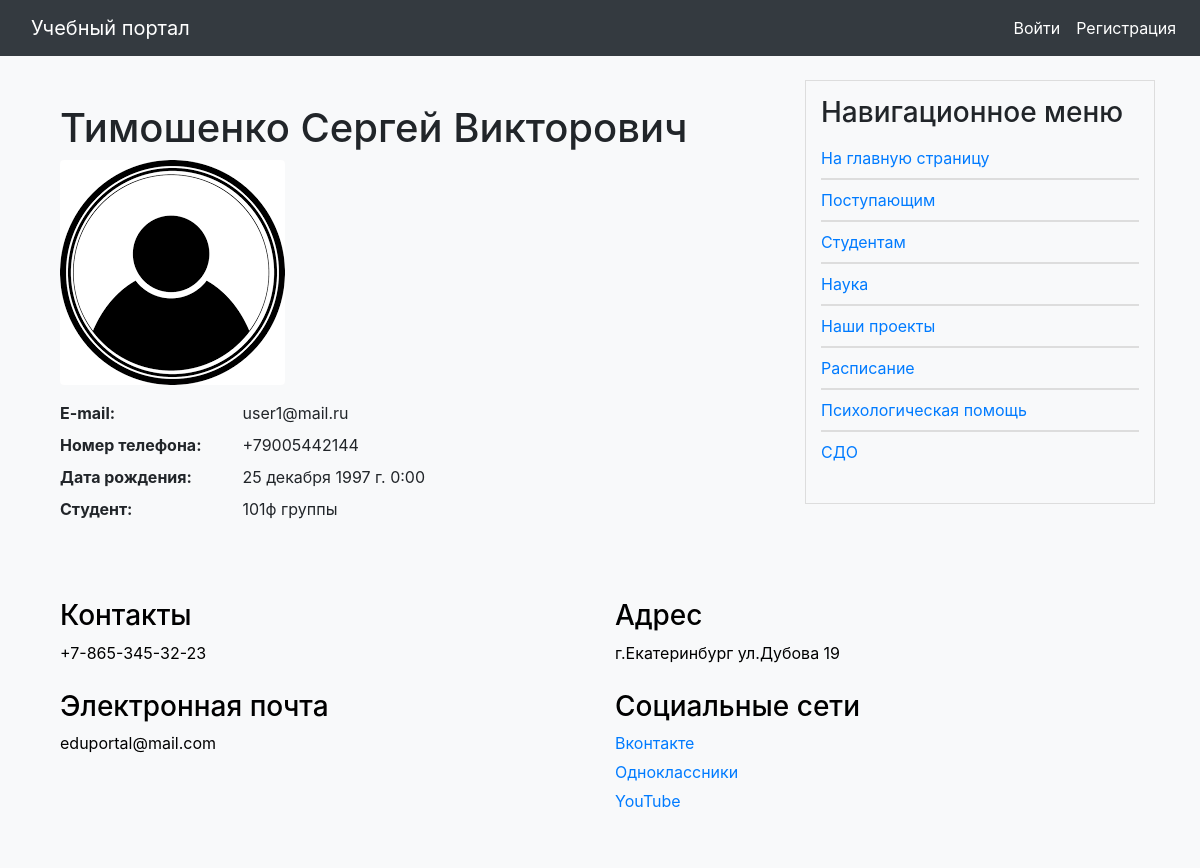
Page /users/profile_user/11 on the committed database.
### users/models.py (models this page shows, shortened)
class User(AbstractUser):
    class Status(models.IntegerChoices):
        NO_CURATOR = 0, 'Не куратор'
        CURATOR = 1, 'Куратор'
    surname = models.CharField(max_length=255, blank=True, verbose_name='Отчество')
    photo = models.ImageField(upload_to="users/%Y/%m/%d/", blank=True, null=True, verbose_name="Фотография")
    date_birth = models.DateTimeField(blank=True, verbose_name="Дата рождения")
    cat_user = models.ForeignKey('CategoryUser', on_delete=models.PROTECT, related_name='users',
                                 default=None, null=True, verbose_name='Категория пользователя')
    group_stud = models.ForeignKey('GroupStudents', blank=True, related_name='groups',
                                   verbose_name='Группа пользователя', on_delete=models.PROTECT, default=None,
                                   null=True)
    phone_number = models.CharField(max_length=100, unique=True, blank=True, verbose_name='Номер телефона')
    courses = models.ManyToManyField('education.Courses', related_name='course_teacher',
                                     verbose_name='Курсы преподавателя', null=True, blank=True)
    is_curator = models.BooleanField(choices=tuple(map(lambda x: (bool(x[0]), x[1]), Status.choices)),
                                     default=Status.NO_CURATOR, verbose_name="Статус кураторства")
    def get_full_name(self):
        return str(self.last_name + ' ' + self.first_name + ' ' + self.surname)

class CategoryUser(models.Model):
    class Meta:
        verbose_name = 'Категория пользователя'
        verbose_name_plural = 'Категории пользователей'
    title = models.CharField(max_length=100, verbose_name='Название')
    def __str__(self):
        return self.title

class GroupStudents(models.Model):
    class Meta:
        verbose_name = 'Группы студентов'
        verbose_name_plural = 'Группа студентов'
    group = models.CharField(max_length=100, db_index=True, verbose_name='Группа')
    courses = models.ManyToManyField('education.Courses', related_name='groups_related', verbose_name='Курсы')
    slug = models.SlugField(max_length=100, unique=True, db_index=True, verbose_name='Slug')
    curator = models.ForeignKey('User', blank=True, related_name='curator', verbose_name='Куратор группы',
                                on_delete=models.SET_NULL, default=None, null=True)
    members = models.ManyToManyField('User', related_name='group_members', verbose_name='Участники группы')
    def __str__(self):
        return self.group

### portal/models.py (models this page shows, shortened)
class ShowInfo(models.Model):
    class Meta:
        verbose_name = 'Основная информация'
        verbose_name_plural = 'Основная информация'
    title = models.CharField(max_length=255, verbose_name='Заголовок')
    slug = models.SlugField(max_length=255, unique=True, db_index=True, verbose_name='Slug')
    photo = models.ImageField(upload_to='photos/info', default=None,
                              blank=True, null=True, verbose_name='Фото')
    file = models.FileField(upload_to='file/%Y/%m/%d/', default=None,
                            blank=True, null=True, verbose_name='Файлы')
    content = models.TextField(blank=True, verbose_name='Текст статьи')
    def get_absolute_url(self):
        return reverse('show_info', kwargs={'info_slug': self.slug})

### users/views.py (the view)
# urls.py: path('profile_user/<int:user_id>', views.ProfileUsersView.as_view(), name='profile_user')
class ProfileUsersView(DetailView):
    model = User
    template_name = 'users/user_profile.html'
    pk_url_kwarg = 'user_id'
    context_object_name = 'profile_user'
    def get_context_data(self, **kwargs):
        context = super().get_context_data(**kwargs)
        context['title'] = 'Профиль пользователя'
        context['default_image'] = settings.DEFAULT_USER_IMAGE
        return context
    def get_object(self, queryset=None):
        return get_object_or_404(User, pk=self.kwargs[self.pk_url_kwarg])

### portal/context_processors.py (called while the page is built)
def get_portal_context(request):
    navigate = ShowInfo.objects.all()
    return {'navigate': navigate}

### users/templates/users/user_profile.html
{% extends 'base.html' %}
{% block content %}
<div class="container mt-4">
    <h1>{{profile_user.get_full_name}}</h1>
    {% if profile_user.photo %}
        <img src="{{ profile_user.photo.url }}" class="img-fluid rounded mb-3" alt="Профильное фото">
    {% else %}
        <img src="{{ default_image }}" class="img-fluid rounded mb-3" alt="Профильное фото">
    {% endif %}
    <dl class="row">
        <dt class="col-sm-3">E-mail:</dt>
        <dd class="col-sm-9">{{ profile_user.email }}</dd>
        <dt class="col-sm-3">Номер телефона:</dt>
        <dd class="col-sm-9">{{ profile_user.phone_number }}</dd>
        <dt class="col-sm-3">Дата рождения:</dt>
        <dd class="col-sm-9">{{ profile_user.date_birth }}</dd>
        {% if profile_user.cat_user_id == 1 %}
            <dt class="col-sm-3">{{ profile_user.cat_user }}:</dt>
            <dd class="col-sm-9">{{ profile_user.group_stud }} группы</dd>
        {% else %}
            <dt class="col-sm-3">Статус:</dt>
            <dd class="col-sm-9">{{ profile_user.cat_user }}</dd>
        {% endif %}
    </dl>
</div>
{% endblock %}

### templates/base.html (shortened to what this page needs)
{% load static %}
<!DOCTYPE html>
<html lang="en">
<head>
    <link rel="stylesheet" href="https://stackpath.bootstrapcdn.com/bootstrap/4.3.1/css/bootstrap.min.css">
    <link rel="stylesheet" href="https://cdn.jsdelivr.net/npm/bootstrap-icons@1.10.5/font/bootstrap-icons.css">
    <link type="text/css" href="{% static 'portal/css/styles.css' %}" rel="stylesheet" />
</head>
<body>
<nav class="navbar navbar-expand-lg navbar-dark bg-dark fixed-top navbar-custom">
    <a class="navbar-brand" href="/">Учебный портал</a>
    <div class="collapse navbar-collapse" id="navbarNav">
    <ul class="navbar-nav ml-auto">
        {% if user.is_authenticated %}
            {% if request.user.cat_user_id == 3 %}
                <li class="nav-item">
                    <a class="nav-link" href="addpage/">Добавить статью</a>
                </li>
            {% endif %}
            <li class="nav-item">
                <a class="nav-link" href="{% url 'users:profile' %}">{{ user.username }}</a>
            </li>
            <li class="nav-item">
                <a class="nav-link" href="{% url 'education:personal-area' %}">Личный кабинет</a>
            </li>
            <li class="nav-item">
                <a class="nav-link" href="{% url 'users:logout' %}">Выйти</a>
            </li>
        {% else %}
            <li class="nav-item">
                <a class="nav-link" href="{% url 'users:login' %}">Войти</a>
            </li>
            <li class="nav-item">
                <a class="nav-link" href="{% url 'users:register' %}">Регистрация</a>
            </li>
        {% endif %}
    </ul>
</div>
</nav>
<div class="container mt-4">
    <div class="row">
        <div class="col-md-8">
            {% block content %}
            {% endblock %}
        </div>
        <div class="col-md-4">
            <div class="nav-block">
                <h3>Навигационное меню</h3>
                <ul>
                    {% if request.path != '/' and request.resolver_match.namespace != 'education' %}
                        <li><a href="/">На главную страницу</a></li>
                    {% endif %}
                    {% if request.resolver_match.namespace == 'education' %}
                        {% if request.user.cat_user_id == 1 %}
                            {% if request.user.group_stud %}
                                <li><a href="{% url 'education:my_group' %}">Моя группа</a></li>
                            {% endif %}
                            <li><a href="{% url 'education:for_students' %}">Для студентов</a></li>
                            <li><a href="{% url 'education:tests' %}">Тесты</a></li>
                            <li><a href="{% url 'education:library' %}">Библиотека</a></li>
                        {% elif request.user.cat_user_id == 2 %}
                            {% if request.user.group_stud %}
                                <li><a href="{% url 'education:my_group' %}">Моя группа</a></li>
                            {% endif %}
                            <li><a href="{% url 'education:for_teacher' %}">Для преподавателей</a></li>
                            <li><a href="{% url 'education:tests' %}">Тесты</a></li>
                            <li><a href="{% url 'education:library' %}">Библиотека</a></li>
                        {% endif %}
                    {% else %}
                        {% for n in navigate %}
                            <li><a href="{{ n.get_absolute_url }}">{{ n.title }}</a></li>
                        {% endfor %}
                    {% endif %}
                </ul>
            </div>
        </div>
    </div>
</div>
<div class="container mt-4">
    <div class="footer">
    <div class="container">
        <div class="row">
            <div class="col-md-6">
                <h3>Контакты</h3>
                <p>+7-865-345-32-23</p>
            </div>
            <div class="col-md-6">
                <h3>Адрес</h3>
                <p>г.Екатеринбург
                ул.Дубова 19</p>
            </div>
            <div class="col-md-6">
                <h3>Электронная почта</h3>
                <p>eduportal@mail.com</p>
            </div>
            <div class="col-md-6">
                <h3>Социальные сети</h3>
                <p><a href="#">Вконтакте</a></p>
                <p><a href="#">Одноклассники</a></p>
                <p><a href="#">YouTube</a></p>
            </div>
        </div>
    </div>
</div>
</body>
</html>

### portal/static/portal/css/styles.css (style rules this page uses)
body { padding-top: 56px; background-color: #f8f9fa; }
.navbar-custom { background-color: #343a40; }
.navbar-custom , .navbar-custom .navbar-text { color: #ffffff; }
.navbar-brand { color: #ffffff; margin-left: 15px; }
.navbar-custom .navbar-nav .nav-link { color: #ffffff; }
.nav-block { background-color: #f8f9fa; padding: 15px; border: 1px solid #ddd; }
.nav-block ul { padding: 0; list-style-type: none; }
.nav-block li { border-top: 1px solid #ddd; border-bottom: 1px solid #ddd; margin: 0; padding: 8px 0; }
.nav-block li:first-child { border-top: none; }
.nav-block li:last-child { border-bottom: none; }
.footer { background-color: #f8f9fa; color: black; padding: 30px 0; width: 100%; }
.footer .row { display: flex; justify-content: space-between; flex-wrap: wrap; }
.footer .col-md-6 { margin-bottom: 20px; }
.footer .col-md-6 p { margin-bottom: 5px; }

### rows in the picture
User: get_full_name "Тимошенко Сергей Викторович", email "user1@mail.ru", phone_number "+79005442144", date_birth "25 декабря 1997 г. 0:00", cat_user "Cтудент", group_stud "101ф"
ShowInfo: title "Поступающим"
ShowInfo: title "Студентам"
ShowInfo: title "Наука"
ShowInfo: title "Наши проекты"
ShowInfo: title "Расписание"
ShowInfo: title "Психологическая помощь"
ShowInfo: title "СДО"
